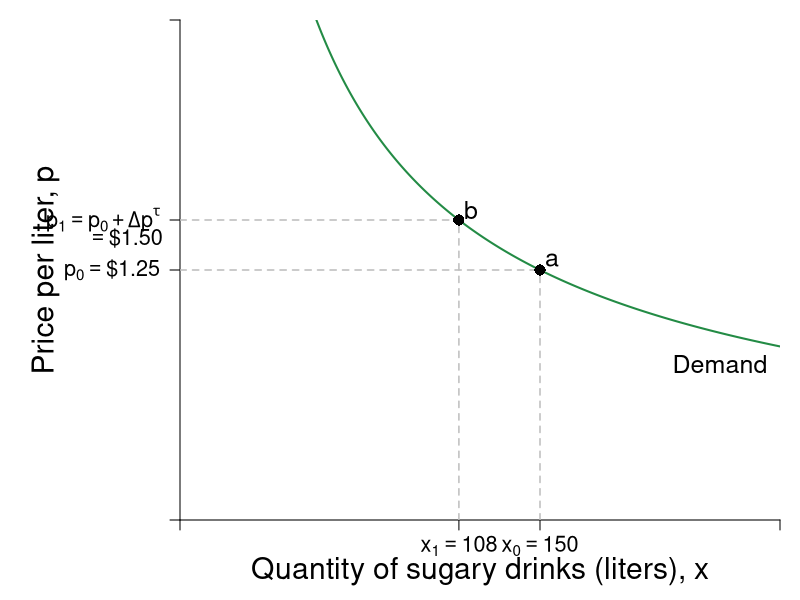

Recreate this plot in R.
library(shape)
pdf(file = "indmarketdemand/price_increase_sugar.pdf", width = 9, height = 7)

#Set parameters for graphics
pointsize <- 1.8
axislabelsize <- 1.8
labelsize <- 1.5
namesize <- 1.8
annotatesize <- 1.5
graphlinewidth <- 2
segmentlinewidth <- 1.5

COL <- c("#7fc97f", "#beaed4", "#fdc086", "#ffff99", "#386cb0", "#f0027f", "#bf5b17", "#666666")
COLA <- c("#e0f3db", "#99d8c9","#66c2a4","#41ae76", "#238b45", "#005824")
COLB <- c("#c6dbef", "#4eb3d3", "#2b8cbe", "#0868ac","#084081")
COLC <- c("#fcfbfd", "#efedf5", "#dadaeb", "#bcbddc", "#9e9ac8", "#807dba", "#6a51a3", "#54278f", "#3f007d")

par(mar =  c(4, 9, 1, 1))

indiffA <- function(x, alpha = 0.5, uA = 5) {
  (uA / x^alpha)^(1/(1 - alpha))
}

cef <- function(x, e = 1.4, k = 44.7982){
  k*(x^(-1/e))
}

#The inverse demand function to creat the relative points
cefinv <- function(p, e = 1.4, k = 44.7982){
  (p/k)^(-e)
}

xlims <- c(0, 250)
ylims <- c(0, 2.5)

npts <- 501 
x <- seq(xlims[1], xlims[2], length.out = npts)
y <- seq(ylims[1], ylims[2], length.out = npts) 

plot(0, 0, xlim = xlims, ylim = ylims, type = "n",
     xlab = expression(paste("")),
     ylab = expression(paste("")), 
     xaxt = "n", 
     yaxt = "n", 
     cex.lab = axislabelsize, 
     bty = "n",
     xaxs = "i", 
     yaxs = "i")


## Paremeters to enable editing points 
## I've assumed a tax of 20% to make this more visible 
## I'll comment on that in the caption
tax <- 1.2 #20 percent tax
prices <- c(1.25, 1.25*tax) 
xprices <- c(cefinv(prices[1]), cefinv(prices[2]))

ticksy <- c(0, prices[1], prices[2], ylims[2])
ylabels <- c(NA, expression(paste(p[0] == phantom(),"$1.25")), expression(paste(p[1] == p[0] + Delta*p^tau)), NA)
ticksx <- c(0, xprices[2], xprices[1], xlims[2])
xlabels <- c(NA, expression(paste(x[1]) == 108), expression(paste(x[0]) == 150), NA)

text(-23, prices[2] - 0.09, expression(paste(phantom() == phantom(),"$1.50")), xpd = TRUE, cex = labelsize - 0.2)

axis(1, at = ticksx, pos = 0, labels = xlabels, cex.axis = labelsize - 0.2)
axis(2, at = ticksy, pos = 0, labels = ylabels, las = 1, cex.axis = labelsize - 0.2)

npts <- 500 
xx1 <- seq(xlims[1], xlims[2], length.out = npts)
xx2 <- seq(48, xprices[2], length.out = npts)
xx3 <- seq(xprices[2], xprices[1], length.out = npts)

#Label axes
mtext(expression(paste("Quantity of sugary drinks (liters), ", x)), side = 1, line = 2.5, cex = axislabelsize)
text(-56, 0.5*ylims[2], expression(paste("Price per liter, ", p)), xpd = TRUE, cex = axislabelsize, srt = 90) 

# Segments
segments(xprices[1], 0, xprices[1], prices[1], lty = 2, col = "gray" , lwd = segmentlinewidth)
segments(0,  prices[1], xprices[1],  prices[1], lty = 2, col = "gray" , lwd = segmentlinewidth)

segments(0, prices[2], xprices[2], prices[2], lty = 2, col = "gray" , lwd = segmentlinewidth)
segments(xprices[2], 0, xprices[2], prices[2], lty = 2, col = "gray" , lwd = segmentlinewidth)

# Demand Curve
lines(xx1, cef(xx1), col = COLA[5], lwd = graphlinewidth)
text(xlims[2] - 0.1*xlims[2], 0.78, expression(Demand), cex = annotatesize)

# Points
points(xprices[1], prices[1], pch = 16, col = "black", cex = 1.5)
text(xprices[1] + 5, prices[1] + 0.05, expression(a), cex = labelsize)

points(xprices[2], prices[2], pch = 16, col = "black", cex = 1.5)
text(xprices[2] + 5, prices[2] + 0.05, expression(b), cex = labelsize)

# Label Regions
# text(125, 1.35, expression(A), cex = labelsize)
# text(50, 1, expression(B), cex = labelsize)
# text(50, 1.35, expression(C), cex = labelsize)
# text(50, 1.75, expression(D), cex = labelsize)




dev.off()
